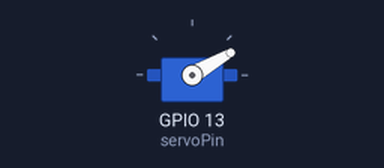
A sketch run on a simulated ESP32. Parts: servo. What the sketch prints to the serial monitor is not drawn.

Above: at 0.05 s.
Timing chart, 0 to 4.6 s (numbered marks = the images above):
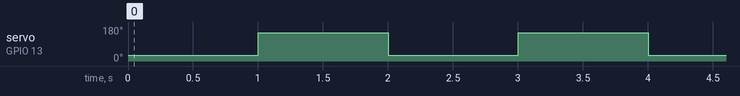

The sketch:

ServoTestFirmware.ino
```cpp
#include <ESP32Servo.h>

Servo myServo;

constexpr uint8_t servoPin = 13;

void setup() {
  Serial.begin(115200);

  myServo.setPeriodHertz(50);         // Standard 50Hz servo PWM
  myServo.attach(servoPin);                 // Attach to GPIO13 (change if needed)

  Serial.println("Servo test starting");
}

void loop() {
  Serial.println("Moving to 30°");
  myServo.write(30);
  delay(1000);

  Serial.println("Moving to 150°");
  myServo.write(150);
  delay(1000);
}
```

Measured:
- by itself, servo on GPIO 13 (servoPin): alternates 150° for 1.0 s and 30° for 1.0 s
